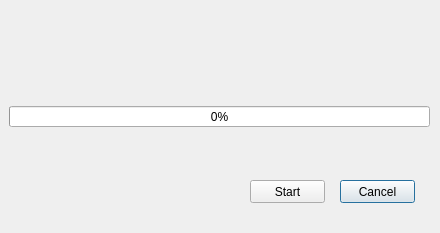
<?xml version="1.0" encoding="UTF-8"?>
<ui version="4.0">
 <class>Dialog</class>
 <widget class="QDialog" name="Dialog">
  <property name="geometry">
   <rect>
    <x>0</x>
    <y>0</y>
    <width>440</width>
    <height>233</height>
   </rect>
  </property>
  <property name="windowTitle">
   <string>Progress</string>
  </property>
  <widget class="QProgressBar" name="progressBar">
   <property name="geometry">
    <rect>
     <x>9</x>
     <y>106</y>
     <width>421</width>
     <height>21</height>
    </rect>
   </property>
   <property name="value">
    <number>0</number>
   </property>
  </widget>
  <widget class="QLabel" name="pgr_label">
   <property name="geometry">
    <rect>
     <x>60</x>
     <y>50</y>
     <width>291</width>
     <height>31</height>
    </rect>
   </property>
   <property name="font">
    <font>
     <pointsize>10</pointsize>
    </font>
   </property>
   <property name="text">
    <string/>
   </property>
   <property name="alignment">
    <set>Qt::AlignCenter</set>
   </property>
  </widget>
  <widget class="QPushButton" name="pushButton_cancel">
   <property name="geometry">
    <rect>
     <x>340</x>
     <y>180</y>
     <width>75</width>
     <height>23</height>
    </rect>
   </property>
   <property name="text">
    <string>Cancel</string>
   </property>
  </widget>
  <widget class="QPushButton" name="pushButton_start">
   <property name="geometry">
    <rect>
     <x>250</x>
     <y>180</y>
     <width>75</width>
     <height>23</height>
    </rect>
   </property>
   <property name="text">
    <string>Start</string>
   </property>
  </widget>
 </widget>
 <resources/>
 <connections/>
</ui>
